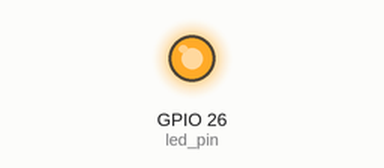
Bench run of a program on a simulated Raspberry Pi (BCM pin numbers). Shown: output pins drawn as LEDs (lit = HIGH). What the program prints to the terminal is not drawn.

Above: at 0.2 s.
Timing chart, 0 to 1.7 s (numbered marks = the images above):
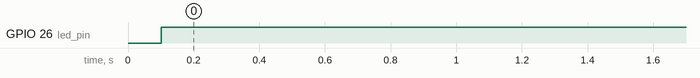

The program:

Tilt_Switch_Pi.py
```python
import RPi.GPIO as GPIO
import time
GPIO.setwarnings(False)

sensor_pin = 2
led_pin = 26

GPIO.setmode(GPIO.BCM)
GPIO.setup(led_pin,GPIO.OUT)
GPIO.setup(sensor_pin,GPIO.IN)

current_state = 0

while True:
    time.sleep(0.1)
    current_state = GPIO.input(sensor_pin)
    if current_state == 1:
        print("tilt sensor value is %s" % (current_state))
        GPIO.output(led_pin,True)
    else:
        print("tilt sensor value is %s" % (current_state))
        GPIO.output(led_pin,False)

GPIO.cleanup()
```

Measured:
- by itself, GPIO 26 (led_pin): LOW → HIGH at 0.10 s
